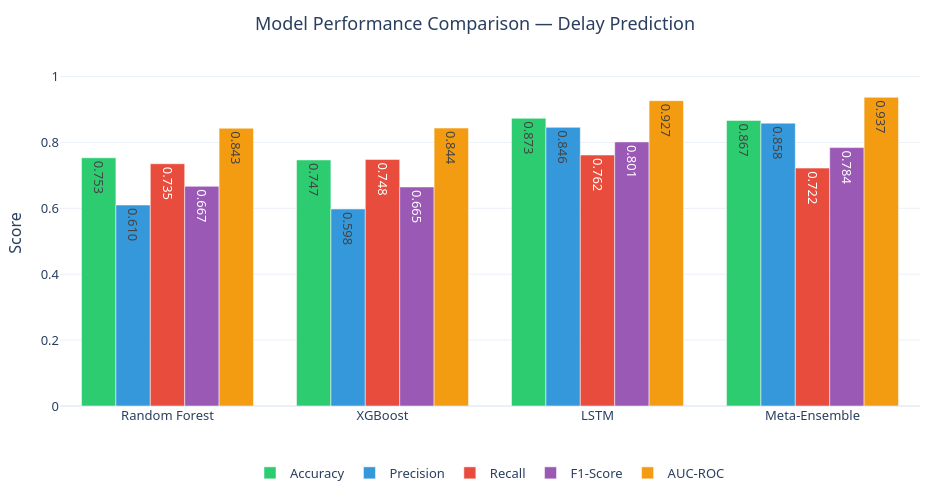

The notebook cell saved with this chart:
### Markdown cell above
### Model Performance Comparison

### Code cell
fig = plot_model_comparison(binary_delay_metrics, 'model_comparison.png')
fig.show()

### Figure 1 — Plotly figure (JSON) as saved in the notebook; plotly's stock layout.template omitted (floating-point values rounded to 4 significant figures)
{"data": [{"marker": {"color": "#2ecc71"}, "name": "Accuracy", "text": ["0.753", "0.747", "0.873", "0.867"], "textposition": "auto", "type": "bar", "x": ["Random Forest", "XGBoost", "LSTM", "Meta-Ensemble"], "y": [0.7533, 0.7467, 0.8733, 0.8667]}, {"marker": {"color": "#3498db"}, "name": "Precision", "text": ["0.610", "0.598", "0.846", "0.858"], "textposition": "auto", "type": "bar", "x": ["Random Forest", "XGBoost", "LSTM", "Meta-Ensemble"], "y": [0.6099, 0.5979, 0.8456, 0.8583]}, {"marker": {"color": "#e74c3c"}, "name": "Recall", "text": ["0.735", "0.748", "0.762", "0.722"], "textposition": "auto", "type": "bar", "x": ["Random Forest", "XGBoost", "LSTM", "Meta-Ensemble"], "y": [0.7351, 0.7483, 0.7616, 0.7219]}, {"marker": {"color": "#9b59b6"}, "name": "F1-Score", "text": ["0.667", "0.665", "0.801", "0.784"], "textposition": "auto", "type": "bar", "x": ["Random Forest", "XGBoost", "LSTM", "Meta-Ensemble"], "y": [0.6667, 0.6647, 0.8014, 0.7842]}, {"marker": {"color": "#f39c12"}, "name": "AUC-ROC", "text": ["0.843", "0.844", "0.927", "0.937"], "textposition": "auto", "type": "bar", "x": ["Random Forest", "XGBoost", "LSTM", "Meta-Ensemble"], "y": [0.8429, 0.8435, 0.9266, 0.9368]}], "layout": {"barmode": "group", "font": {"family": "Segoe UI, sans-serif", "size": 13}, "height": 500, "legend": {"orientation": "h", "x": 0.5, "xanchor": "center", "y": -0.15}, "margin": {"b": 50, "l": 60, "r": 30, "t": 60}, "title": {"text": "Model Performance Comparison — Delay Prediction", "x": 0.5}, "width": 950, "yaxis": {"range": [0, 1.05], "title": {"text": "Score"}}}}
